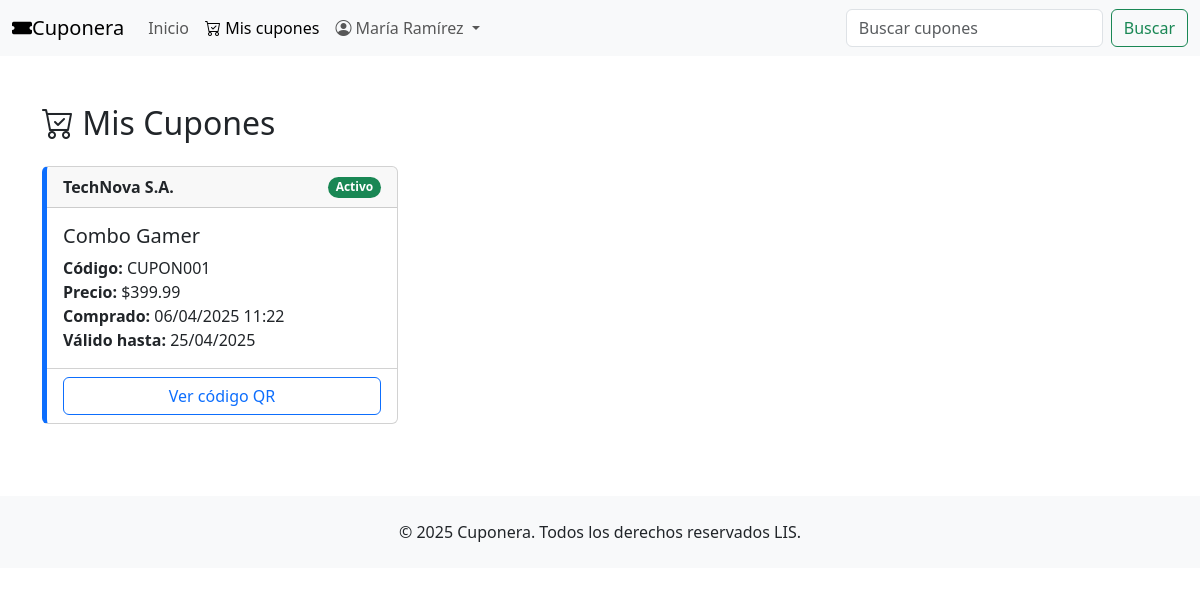
The page /home/miscupones.php (signed in) on the database its author committed.
### tables this page shows
CREATE TABLE IF NOT EXISTS `cupon` (
    `id_cupon` INT AUTO_INCREMENT PRIMARY KEY,
    `codigo_cupon` VARCHAR(20) NOT NULL UNIQUE,
    `id_oferta` INT NOT NULL,
    `id_cliente` INT NOT NULL,
    `fecha_compra` DATETIME NOT NULL,
    `estado` ENUM('activo', 'utilizado', 'caducado') NOT NULL,
    FOREIGN KEY (`id_oferta`) REFERENCES `oferta`(`id_oferta`),
    FOREIGN KEY (`id_cliente`) REFERENCES `usuario`(`id_usuario`)
);

CREATE TABLE IF NOT EXISTS `empresa` (
    `id_empresa` INT AUTO_INCREMENT PRIMARY KEY,
    `nombre_empresa` VARCHAR(100) NOT NULL,
    `codigo_empresa` CHAR(6) NOT NULL UNIQUE,
    `nombre_contacto` VARCHAR(100) NOT NULL,
    `direccion` TEXT NOT NULL,
    `telefono` VARCHAR(20) NOT NULL,
    `correo` VARCHAR(100) NOT NULL,
    `id_rubro` INT NOT NULL,
    `porcentaje_comision` DECIMAL(5, 2) NOT NULL,
    FOREIGN KEY (`id_rubro`) REFERENCES `rubro`(`id_rubro`)
);

CREATE TABLE IF NOT EXISTS `oferta` (
    `id_oferta` INT AUTO_INCREMENT PRIMARY KEY,
    `id_empresa` INT NOT NULL,
    `titulo` VARCHAR(100) NOT NULL,
    `precio_regular` DECIMAL(10, 2) NOT NULL,
    `precio_oferta` DECIMAL(10, 2) NOT NULL,
    `fecha_inicio` DATE NOT NULL,
    `fecha_fin` DATE NOT NULL,
    `fecha_limite` DATE NOT NULL,
    `cantidad_limite` INT NOT NULL,
    `descripcion` TEXT NOT NULL,
    `estado` ENUM('activo', 'inactivo', 'rechazado') NOT NULL,
    `justificacion_rechazo` TEXT,
    FOREIGN KEY (`id_empresa`) REFERENCES `empresa`(`id_empresa`)
);

### home/miscupones.php (the view, shortened to what this page needs)
<?php
include('conecta.php');
$sql = "SELECT c.*, o.titulo, o.precio_oferta, o.fecha_limite, e.nombre_empresa
        FROM cupon c
        JOIN oferta o ON c.id_oferta = o.id_oferta
        JOIN empresa e ON o.id_empresa = e.id_empresa
        WHERE c.id_cliente = ?
        ORDER BY c.fecha_compra DESC";
$stmt = $conn->prepare($sql);
$stmt->bind_param("i", $_SESSION['id_usuario']);
$stmt->execute();
$result = $stmt->get_result();
?>
<!DOCTYPE html>
<html lang="es">
<head>
    <link href="https://cdn.jsdelivr.net/npm/bootstrap@5.3.5/dist/css/bootstrap.min.css" rel="stylesheet">
    <link rel="stylesheet" href="https://cdn.jsdelivr.net/npm/bootstrap-icons@1.11.3/font/bootstrap-icons.min.css">
</head>
<body>
    <header>
        <nav class="navbar navbar-expand-lg bg-body-tertiary">
            <div class="container-fluid">
                <a class="navbar-brand" href="home.php"> <i class="bi bi-ticket-fill"></i>Cuponera</a>
                <div class="collapse navbar-collapse" id="navbarTogglerDemo02">
                    <ul class="navbar-nav me-auto mb-2 mb-lg-0">
                        <li class="nav-item">
                            <a class="nav-link" aria-current="page" href="home.php">Inicio</a>
                        </li>
                        <li class="nav-item">
                            <a class="nav-link active" aria-current="page" href="miscupones.php"><i class="bi bi-cart-check"></i> Mis cupones</a>
                        </li>
                        <li class="nav-item dropdown">
                            <a class="nav-link dropdown-toggle" href="#" role="button" data-bs-toggle="dropdown" aria-expanded="false">
                                <i class="bi bi-person-circle"></i> <?php echo htmlspecialchars($_SESSION['nombre']); ?>
                            </a>
                        </li>
                    </ul>
                    <form class="d-flex" role="search">
                        <input class="form-control me-2" type="search" placeholder="Buscar cupones" aria-label="Search">
                        <button class="btn btn-outline-success" type="submit">Buscar</button>
                    </form>
                </div>
            </div>
        </nav>
    </header>
    <main class="container my-5">
        <h2 class="mb-4"><i class="bi bi-cart-check"></i> Mis Cupones</h2>
        <?php if($result->num_rows > 0): ?>
            <div class="row">
                <?php while($cupon = $result->fetch_assoc()):
                    $badge_class = '';
                    if ($cupon['estado'] == 'activo') {
                        $badge_class = 'badge-activo';
                    } elseif ($cupon['estado'] == 'utilizado') {
                        $badge_class = 'badge-utilizado';
                    } else {
                        $badge_class = 'badge-caducado';
                    }
                ?>
                <div class="col-md-6 col-lg-4 mb-4">
                    <div class="card h-100 cupon-card">
                        <div class="card-header d-flex justify-content-between align-items-center">
                            <span class="fw-bold"><?php echo htmlspecialchars($cupon['nombre_empresa']); ?></span>
                            <span class="badge rounded-pill <?php echo $badge_class; ?>">
                                <?php echo ucfirst($cupon['estado']); ?>
                            </span>
                        </div>
                        <div class="card-body">
                            <h5 class="card-title"><?php echo htmlspecialchars($cupon['titulo']); ?></h5>
                            <p class="card-text">
                                <strong>Código:</strong> <?php echo htmlspecialchars($cupon['codigo_cupon']); ?><br>
                                <strong>Precio:</strong> $<?php echo number_format($cupon['precio_oferta'], 2); ?><br>
                                <strong>Comprado:</strong> <?php echo date('d/m/Y H:i', strtotime($cupon['fecha_compra'])); ?><br>
                                <strong>Válido hasta:</strong> <?php echo date('d/m/Y', strtotime($cupon['fecha_limite'])); ?>
                            </p>
                        </div>
                        <div class="card-footer bg-transparent">
                            <?php if($cupon['estado'] == 'activo'): ?>
                                <button class="btn btn-outline-primary w-100" data-bs-toggle="modal" data-bs-target="#modalCupon<?php echo $cupon['id_cupon']; ?>">
                                    Ver código QR
                                </button>
                            <?php endif; ?>
                        </div>
                    </div>
                </div>
                <?php endwhile; ?>
            </div>
        <?php endif; ?>
    </main>
    <footer class="bg-light text-center py-4 mt-5">
        <div class="container">
            <p class="mb-0">© 2025 Cuponera. Todos los derechos reservados LIS.</p>
        </div>
    </footer>
</body>
</html>

### home/miscupones.php (style rules this page uses)
.cupon-card { border-left: 5px solid #0d6efd; transition: transform 0.3s; }
.badge-activo { background-color: #198754; }

### rows shown on the page
cupon: empresa.nombre_empresa "TechNova S.A.", estado "Activo", id_oferta.titulo "Combo Gamer", codigo_cupon "CUPON001", id_oferta.precio_oferta "399.99", fecha_compra "06/04/2025 11:22", id_oferta.fecha_limite "25/04/2025"

### other values the page prints
$_SESSION['nombre'] "María Ramírez"
